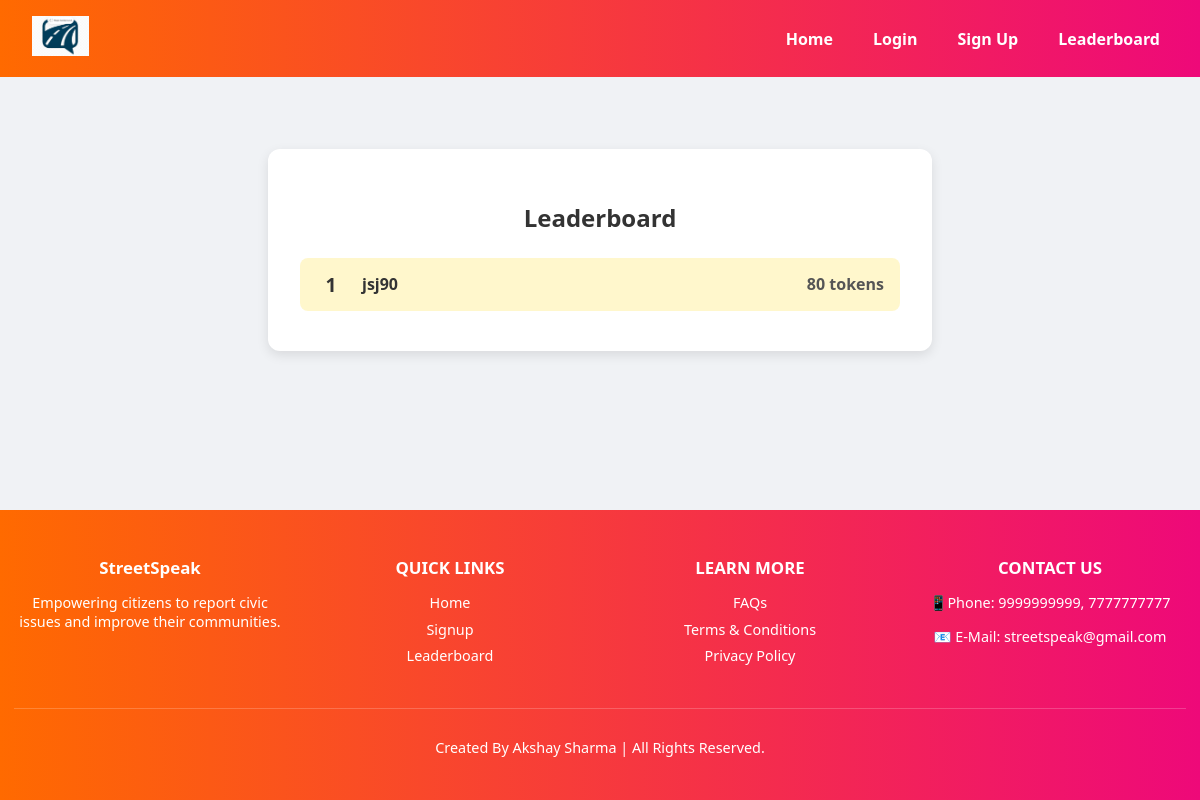
The app's page /leaderboard/, older data.
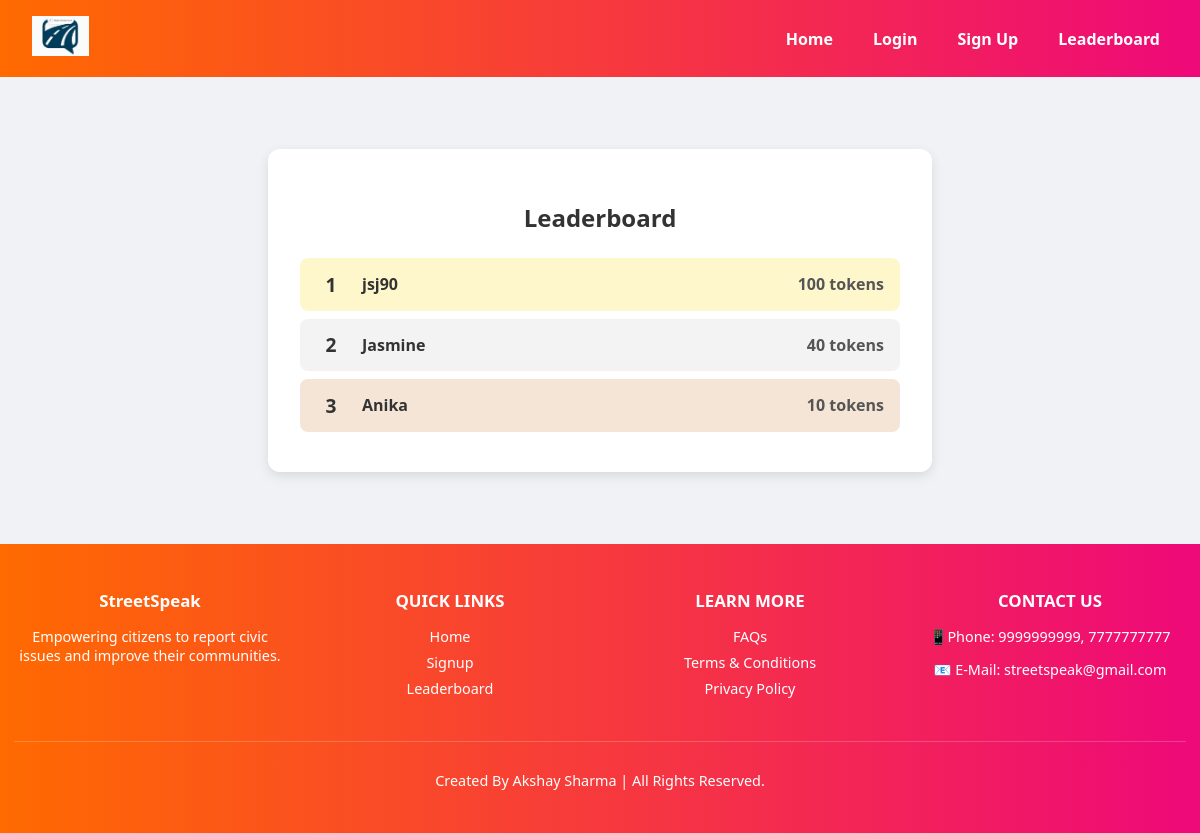
The same page, newer data.
### core/models.py (models this page shows)
class UserToken(models.Model):
    user = models.OneToOneField(User, on_delete=models.CASCADE)
    tokens = models.IntegerField(default=0)

### core/views.py (the view)
# urls.py: path('leaderboard/', views.leaderboard, name='leaderboard'),
def leaderboard(request):
    top_users = UserToken.objects.select_related('user').order_by('-tokens')[:10]
    return render(request, 'leaderboard.html', {'top_users': top_users})

### core/templates/leaderboard.html (shortened to what this page needs)
{% extends 'base.html' %}
{% load static %}
{% block extra_css %}
<link rel="stylesheet" href="{% static 'css/leaderboard.css' %}">
{% endblock %}
{% block content %}
<div class="leaderboard-container">
    <h2>Leaderboard</h2>
    <ol class="leaderboard-list">
        {% for entry in top_users %}
        <li class="leaderboard-item {% if forloop.counter == 1 %}gold{% elif forloop.counter == 2 %}silver{% elif forloop.counter == 3 %}bronze{% endif %}">
            <span class="rank">{{ forloop.counter }}</span>
            <span class="username">{{ entry.user.username }}</span>
            <span class="tokens">{{ entry.tokens }} tokens</span>
        </li>
        {% endfor %}
    </ol>
</div>
{% endblock %}

### core/templates/base.html (shortened to what this page needs)
<!DOCTYPE html>
<html>
<head>
    {% load static %}
    <link rel="stylesheet" href="{% static 'css/style.css' %}">
    {% block extra_css %}{% endblock %}
</head>
<body>
  <div class="page-wrapper">
    {% block header %}{% include 'header.html' %}{% endblock %}
    <main class="main-content">
      {% block content %}{% endblock %}
    </main>
    {% block footer %}{% include 'footer.html' %}{% endblock %}
  </div>
</body>
</html>

### core/templates/header.html
{% load static %}
<nav>
    <div class="nav-left">
        <img src="{% static 'streetspeak.png' %}" alt="StreetSpeak Logo" class="logo">
    </div>
    <div class="nav-right">
    <a href="{% url 'home' %}">Home</a>
    {% if user.is_authenticated %}
        <a href="{% url 'report' %}">Report</a>
        <a href="{% url 'token_history' %}">Token History</a>
        <div class="nav-item">
    <form method="POST" action="{% url 'logout' %}">
        {% csrf_token %}
        <button type="submit" class="logout-button">Logout</button>
    </form>
</div>
    {% else %}
        <a href="{% url 'login' %}">Login</a>
        <a href="{% url 'signup' %}">Sign Up</a>
    {% endif %}
    <a href="{% url 'leaderboard' %}">Leaderboard</a>
    </div>
    </nav>

### core/templates/footer.html
{% load static %}
<footer>
    <div class="footer-container">
        <div class="footer-column">
            <h3>StreetSpeak</h3>
            <p>Empowering citizens to report civic issues and improve their communities.</p>
        </div>
        <div class="footer-column">
            <h3>QUICK LINKS</h3>
            <ul>
                <li><a href="{% url 'home' %}">Home</a></li>
                <li><a href="{% url 'signup' %}">Signup</a></li>
                <li><a href="{% url 'leaderboard' %}">Leaderboard</a></li>
            </ul>
        </div>
        <div class="footer-column">
            <h3>LEARN MORE</h3>
            <ul>
                <li><a href="#">FAQs</a></li>
                <li><a href="#">Terms & Conditions</a></li>
                <li><a href="#">Privacy Policy</a></li>
            </ul>
        </div>
        <div class="footer-column">
            <h3>CONTACT US</h3>
            <p>📱Phone: 9999999999, 7777777777</p>
            <p>📧 E-Mail: streetspeak@gmail.com</p>
        </div>
    </div>
    <div class="footer-bottom">
        <p>Created By Akshay Sharma | All Rights Reserved.</p>
    </div>
</footer>

### core/static/css/style.css (style rules this page uses)
body { margin: 0; padding: 0; font-family: 'Segoe UI', sans-serif; color: #333; background-image: url('/static/Bgpic.png'); background-size: cover; background-position: center; background-repeat: no-repeat; background-attachment: fixed; background-color: rgba(0, 0, 0, 0.5); }
nav { background-color: rgba(0, 0, 0, 0.2); padding: 1em; display: flex; justify-content: space-around; font-weight: bold; }
nav a { color: white; text-decoration: none; padding: 0.5em; }
nav { display: flex; justify-content: space-between; align-items: center; padding: 1em 2em; background-color: rgba(0, 0, 0, 0.2); }
.nav-left .logo { height: 40px; }
.nav-right { display: flex; gap: 1.5em; }
.nav-right a { color: white; text-decoration: none; font-weight: bold; padding: 0.5em; }
footer { background-color: rgba(0, 0, 0, 0.3); color: white; padding: 2em 1em; font-size: 0.9em; }
.footer-container { display: flex; flex-wrap: wrap; justify-content: center; gap: 2em; text-align: center; }
.footer-column { flex: 1; min-width: 200px; text-align: center; }
.footer-column h3 { margin-bottom: 0.5em; }
.footer-column ul { list-style: none; padding: 0; }
.footer-column ul li { margin-bottom: 0.5em; }
.footer-column ul li a { color: white; text-decoration: none; }
.footer-bottom { text-align: center; margin-top: 2em; border-top: 1px solid rgba(255, 255, 255, 0.2); padding-top: 1em; }
nav { background: linear-gradient(to right, #ff6a00, #ee0979); padding: 1em 2em; display: flex; justify-content: space-between; align-items: center; color: white; }
footer { background: linear-gradient(to right, #ff6a00, #ee0979); color: white; padding: 2em 1em; font-size: 0.9em; }
html, body { height: 100%; margin: 0; padding: 0; }
.page-wrapper { min-height: 100vh; display: grid; grid-template-rows: auto 1fr auto; }
.main-content { padding: 2rem; }

### core/static/css/leaderboard.css (style rules this page uses)
body { background-color: #f0f2f5; font-family: 'Segoe UI', sans-serif; }
.leaderboard-container { max-width: 600px; margin: 5vh auto; background-color: #fff; padding: 2rem; border-radius: 12px; box-shadow: 0 4px 12px rgba(0, 0, 0, 0.1); text-align: center; }
.leaderboard-container h2 { margin-bottom: 1.5rem; color: #333; }
.leaderboard-list { list-style: none; padding: 0; margin: 0; }
.leaderboard-item { display: flex; justify-content: space-between; align-items: center; padding: 0.8rem 1rem; margin-bottom: 0.5rem; border-radius: 8px; background-color: #f9f9f9; font-size: 1rem; }
.leaderboard-item.gold { background-color: #ffd70033; font-weight: bold; }
.leaderboard-item.silver { background-color: #c0c0c033; font-weight: bold; }
.leaderboard-item.bronze { background-color: #cd7f3233; font-weight: bold; }
.rank { font-size: 1.2rem; font-weight: bold; width: 30px; }
.username { flex-grow: 1; text-align: left; padding-left: 1rem; }
.tokens { font-weight: bold; color: #555; }

Row changes from the older to the newer data that the page shows:
changed UserToken "jsj90": tokens "80" → "100"
added UserToken: user.username "Jasmine", tokens "40"
added UserToken: user.username "Anika", tokens "10"
